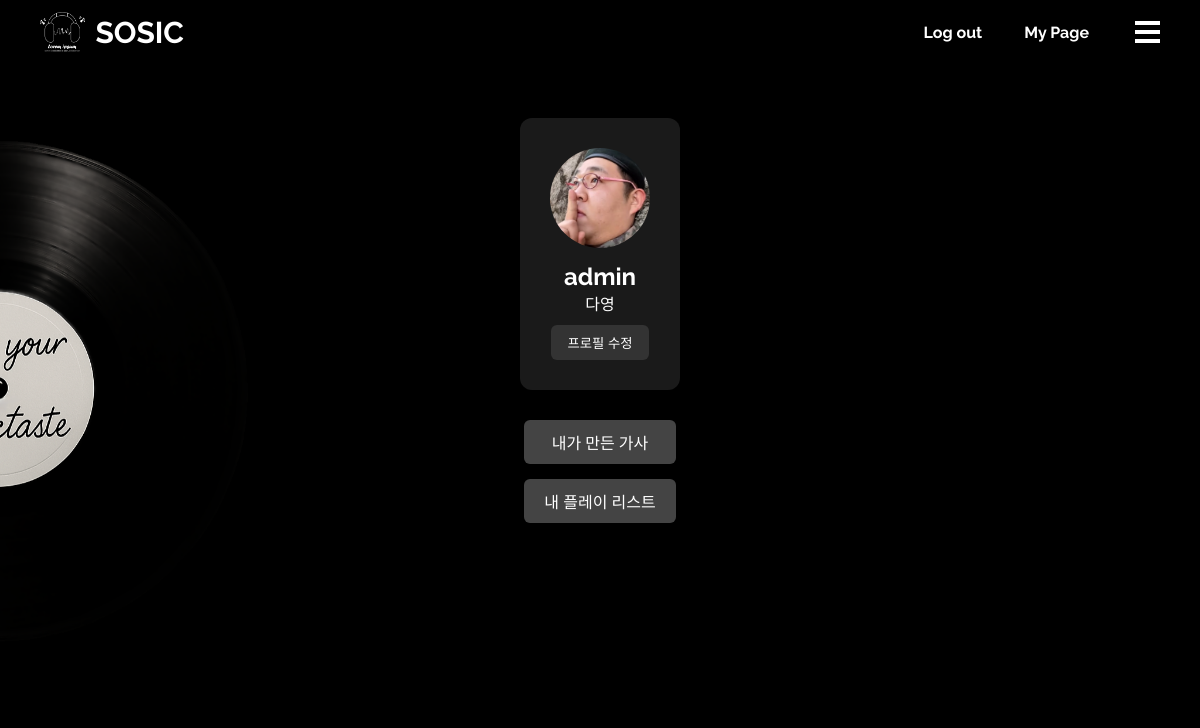
Before: /accounts/mypage/ (signed in) with the older database file.
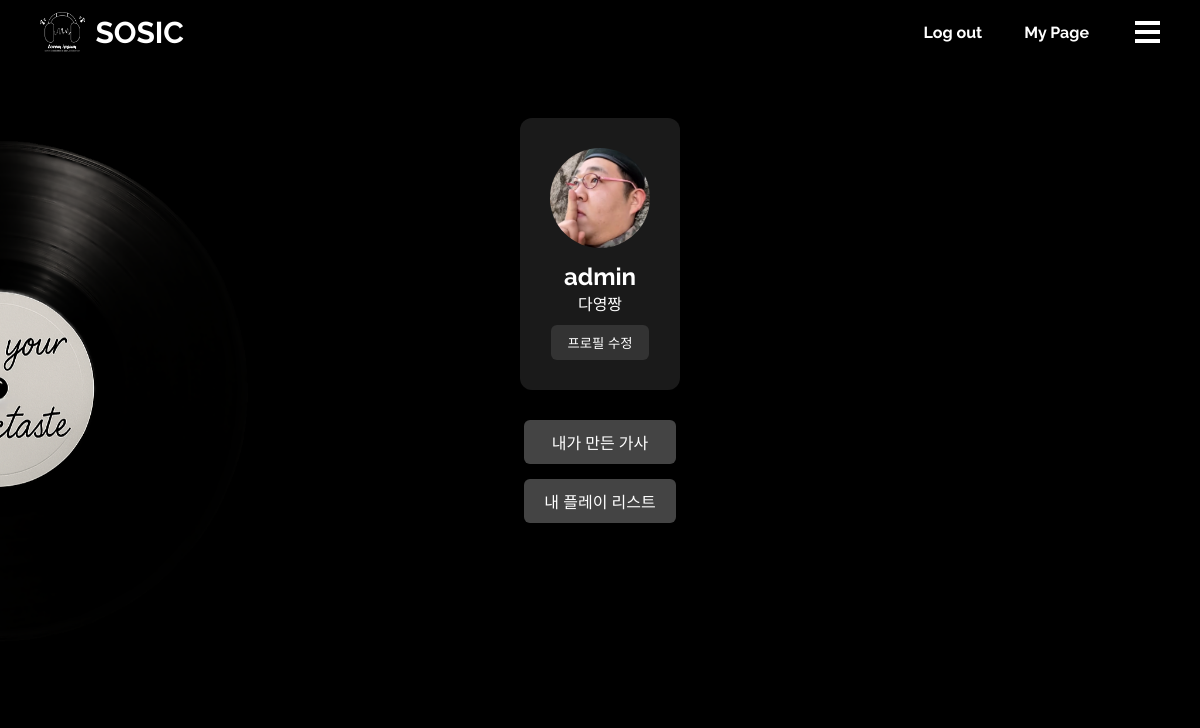
After: the same page with the newer database file.
### accounts/models.py (models this page shows, shortened)
class CustomUser(AbstractUser):
    nickname = models.CharField(max_length=50, unique=True, blank=True, null=True)
    birthday = models.DateField(null=True, blank=True)
    phone_number = models.CharField(max_length=15, blank=True, null=True)
    profile_picture = models.CharField(
        max_length=100,
        choices=[
            ('profile1.png', '프로필1'),
            ('profile2.png', '프로필2'),
            ('profile3.png', '프로필3'),
            ('profile4.png', '프로필4'),
            ('profile5.png', '프로필5'),
        ],
        default='profile1.png'
    )

### mypage/views.py (the view)
# urls.py: path('mypage/', include('mypage.urls')),  # mypage 앱의 URL을 추가
@login_required
def mypage(request):
    user = request.user
    if request.method == 'POST':
        form = CustomUserChangeForm(request.POST, instance=user)
        if form.is_valid():
            try:
                user.nickname = form.cleaned_data['nickname']
                user.birthday = form.cleaned_data['birthday']
                user.phone_number = form.cleaned_data['phone_number']
                user.profile_picture = form.cleaned_data['profile_picture']
                user.save()
                messages.success(request, '프로필이 성공적으로 저장되었습니다.')
                return redirect('mypage')
            except IntegrityError:
                form.add_error('nickname', '이미 존재하는 닉네임입니다.')
        else:
            messages.error(request, '입력값을 다시 확인해주세요.')
        return render(request, 'mypage.html', {'form': form})
    else:
        form = CustomUserChangeForm(instance=user)
        return render(request, 'mypage.html', {'form': form})

### mypage/templates/mypage.html (shortened to what this page needs)
{% extends 'base.html' %}
{% load static %}
{% block extra_head %}
<link rel="stylesheet" href="{% static 'css/main.css' %}">
<link rel="stylesheet" href="{% static 'css/mypage.css' %}">
{% endblock %}
{% block content %}
<div class="mypage-container">
  <div class="profile-box">
    {% if form.profile_picture.value %}
      <img src="{% static 'images/profiles/'|add:form.profile_picture.value %}" alt="Profile Picture" class="profile-picture">
    {% else %}
      <img src="{% static 'images/logo-black.png' %}" alt="Default Picture" class="profile-picture">
    {% endif %}
    <h2>{{ form.username.value }}</h2>
    <p class="nickname-display">{{ form.nickname.value }}</p>
    <button id="openPasswordBtn" class="edit-profile-btn">프로필 수정</button>
  </div>
  <div class="link-buttons">
    <a href="{% url 'lyrics_root' %}" class="mypage-link-btn">내가 만든 가사</a>
    <a href="/music/" class="mypage-link-btn">내 플레이 리스트</a>
  </div>
</div>
{% endblock %}

### main/templates/base.html (shortened to what this page needs)
{% load static %}
<!DOCTYPE html>
<html lang="en">
<head>
  <link rel="stylesheet" href="{% static 'css/main.css' %}">
  <link rel="stylesheet" href="https://cdnjs.cloudflare.com/ajax/libs/font-awesome/6.7.2/css/all.min.css" />
  <link rel="stylesheet" href="https://cdn.jsdelivr.net/npm/@xpressengine/xeicon@2.3.3/xeicon.min.css">
  {% block extra_head %}{% endblock %}
</head>
<body>
  <div class="wrapper">
    <div class="nav-bar">
      <div class="logo-box" id="logoBox">
        <a href="{% url 'main' %}">
          <img id="logo-image" src="{% static 'images/logo-white.png' %}">
          <span id="logo-text">SOSIC</span>
        </a>
      </div>
      <div class="right-box">
        <div class="sign-box">
          {% if user.is_authenticated %}
              <div class="sign-btn btn-glitch" id="logOutBtn">
                <a href="{% url 'logout' %}">
                    Log out
                </a>
              </div>
              <div class="sign-btn btn-glitch" id="myPageBtn">
                  <a href="{% url 'mypage' %}">
                      My Page
                  </a>
              </div>
          {% endif %}
        </div>
        <div class="nav-icon" id="navIcon">
          <span></span>
          <span></span>
          <span></span>
        </div>
      </div>
    </div>
    <div class="container">
      <div id="lp"><img src="{% static 'images/lp_no_shadow.png' %}"></div>
      <div id="tonearm"><img src="{% static 'images/tonearm.png' %}"></div>
      {% block content %}{% endblock %}
    </div>
  </div>
</body>
</html>

### main/static/css/main.css (style rules this page uses)
* { margin: 0; padding: 0; box-sizing: border-box; }
html, body { height: 100%; font-family: "Raleway", sans-serif; font-optical-sizing: auto; font-weight: 300; font-style: normal; overflow-y: scroll; scroll-snap-type: y mandatory; }
.wrapper { position: relative; overflow-x: hidden; }
.nav-bar { width: 100%; height: 8%; background-color: #000000; z-index: 100; position: fixed; display: flex; align-items: center; justify-content: space-between; padding: 0 40px; }
.logo-box { background: transparent; cursor: pointer; display: flex; justify-content: center; align-items: center; }
.logo-box #logo-image { height: 40px; }
.logo-box a { color: #fff; display: flex; align-items: center; text-decoration: none; height: 100%; font-family: "Raleway", sans-serif; font-optical-sizing: auto; font-weight: bold; }
.logo-box #logo-text { font-size: clamp(1rem, 2.5vw, 2rem); margin-left: 10px; }
.right-box { display: flex; align-items: center; gap: 30px; }
.sign-box { display: flex; align-items: center; justify-content: flex-end; gap: 10px; }
.sign-btn { display: flex; justify-content: center; align-items: center; background-color: #00000075; padding: 8px 16px; }
.sign-btn a { font-size: clamp(0.8rem, 1.8vw, 1rem); color: #fff; text-decoration: none; font-weight: bold; white-space: nowrap; font-family: "Raleway", sans-serif; }
.btn-glitch { transform: translateZ(0); overflow: visible; position: relative; }
.nav-icon { display: flex; flex-direction: column; justify-content: center; cursor: pointer; gap: 5px; }
.nav-icon span { display: block; height: 4px; width: 25px; background: white; }
.container { height: 100vh; background-color: #000; transition: transform 0.6s ease; font-style: normal; overflow-y: scroll; scroll-snap-type: y mandatory; }
#lp { position: fixed; top: 0; left: -25%; width: 100vw; height: 100vh; z-index: 0; display: flex; justify-content: flex-start; align-items: center; pointer-events: none; }
#lp img { width: 50%; height: auto; animation: spin 4s linear infinite; }
#tonearm { position: fixed; top: 20%; left: -7%; width: 20vw; height: 20vh; z-index: 1; display: flex; justify-content: flex-start; align-items: center; pointer-events: none; }
#tonearm img { width: 100%; height: auto; }

### mypage/static/css/mypage.css (style rules this page uses)
.mypage-container { display: flex; flex-direction: column; align-items: center; justify-content: center; height: 80vh; }
.profile-box { text-align: center; margin-bottom: 30px; background-color: rgba(255, 255, 255, 0.1); padding: 30px; border-radius: 12px; box-shadow: 0 4px 20px rgba(0, 0, 0, 0.5); color: white; }
.profile-picture { width: 100px; height: 100px; border-radius: 50%; object-fit: cover; margin-bottom: 10px; }
.edit-profile-btn { padding: 8px 16px; margin-top: 10px; background: #333; color: white; border: none; border-radius: 6px; cursor: pointer; }
.link-buttons { display: flex; flex-direction: column; gap: 15px; }
.mypage-link-btn { padding: 10px 20px; background: #444; color: white; text-decoration: none; border-radius: 6px; text-align: center; }

Changed rows visible on the page:
changed CustomUser "admin": nickname.value "다영" → "다영짱"
